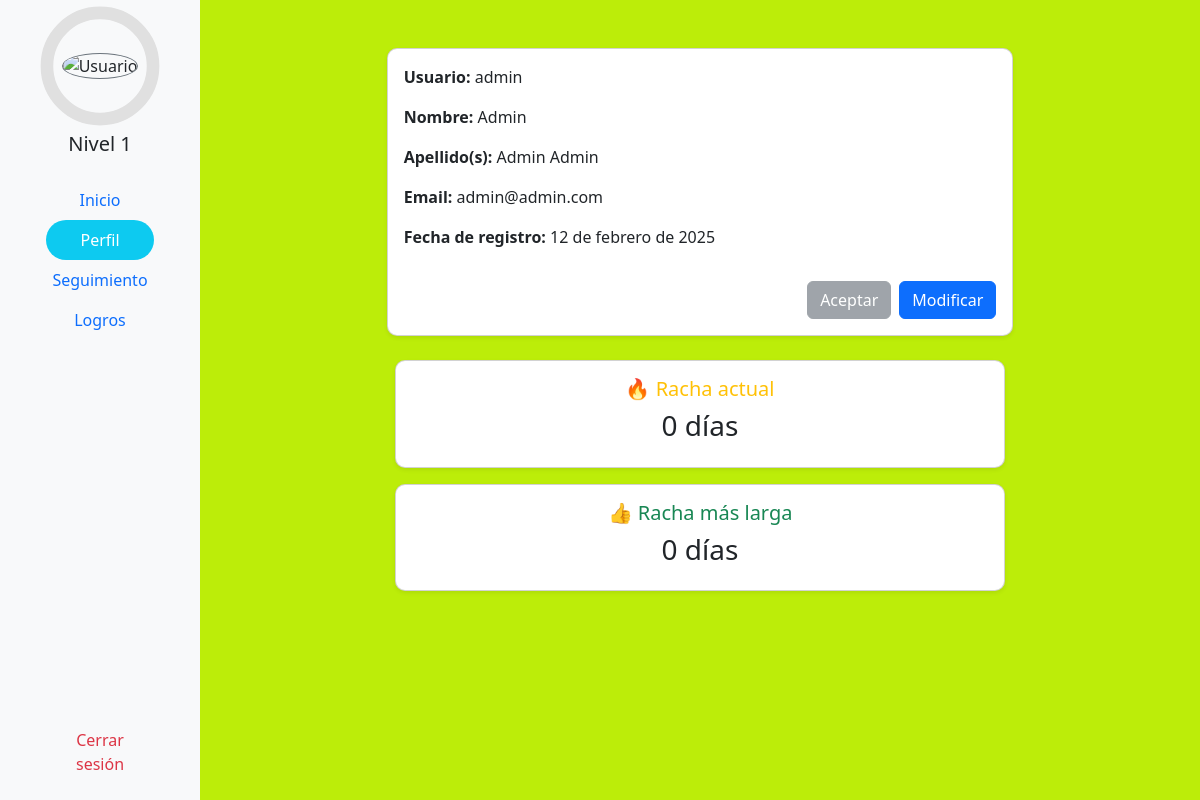
The app's page /perfil/ (signed in), older data.
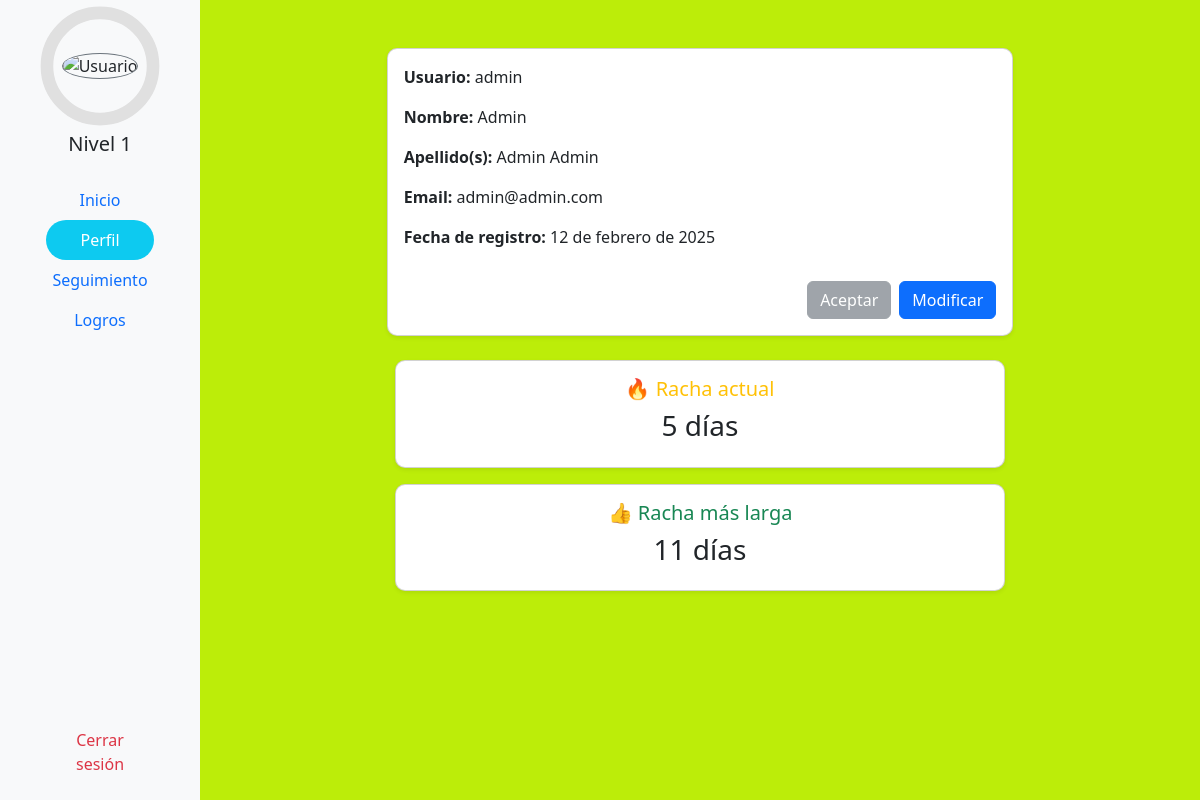
The same page, newer data.
### fitt/models.py (models this page shows, shortened)
class Usuario(AbstractUser):
    nombre = models.CharField(max_length=50, verbose_name="Nombre")
    apellidos = models.CharField(max_length=100, verbose_name="Apellidos")
    email = models.EmailField(unique=True, verbose_name="Email")
    avatar = models.ImageField(upload_to="media/avatar/", blank=True, null=True, verbose_name="Foto de Perfil")
    fecha_registro = models.DateField(auto_now_add=True, verbose_name="Fecha de Registro")
    experiencia = models.PositiveIntegerField(default=0, verbose_name="Experiencia")
    nivel = models.PositiveIntegerField(default=1, verbose_name="Nivel")
    racha = models.PositiveIntegerField(default=0, verbose_name="Racha Actual")
    record = models.PositiveIntegerField(default=0, verbose_name="Racha Record")
    objetivos = models.ManyToManyField('Objetivo', through='ObjetivoUsuario', blank=True)
    class Meta:
        verbose_name = "Usuario"
        verbose_name_plural = "Usuarios"

### fitt/views.py (the view)
# urls.py: path('perfil/', PerfilView.as_view(), name='perfil'),
class PerfilView(LoginRequiredMixin, TemplateView):
    template_name = 'fitt/perfil/perfil.html'
    login_url = '/accounts/login/'
    def get_context_data(self, **otros):
        contexto = super().get_context_data(**otros)
        contexto['usuario'] = self.request.user
        print(self.request.user.avatar)
        return contexto

### fitt/templates/fitt/perfil/perfil.html (shortened to what this page needs)
{% extends "fitt/base.html" %}
{% block contenido %}
<div class="container-fluid">
    <div class="row">
        <nav class="col-md-3 col-lg-2 d-md-block bg-light sidebar sticky-top">
            <div class="text-center p-3">
                <div class="position-relative" id="menu_header">
                    <img src="https://images.unsplash.com/vector-1738941629169-33b5746e93a8?q=80&w=2960&auto=format&fit=crop&ixlib=rb-4.0.3&ixid=M3wxMjA3fDB8MHxwaG90by1wYWdlfHx8fGVufDB8fHx8fA%3D%3D" alt="Usuario" class="rounded-circle border border-secondary" width="100" height="100">
                    <div class="progress-circle position-absolute top-50 start-50 translate-middle">
                        <svg viewBox="0 0 36 36" class="circular-chart">
                            <path class="circle-bg" d="M18 2.0845a15.9155 15.9155 0 1 1 0 31.831a15.9155 15.9155 0 1 1 0-31.831"></path>
                            <path class="circle" d="M18 2.0845a15.9155 15.9155 0 1 1 0 31.831a15.9155 15.9155 0 1 1 0-31.831"></path>
                        </svg>
                    </div>
                </div>
                <h1 class="h5 mt-3">Nivel {{ usuario.nivel }}</h1>
                <ul class="nav flex-column mt-4">
                    <li class="nav-item">
                        <a class="nav-link active" href="{% url 'index' %}">Inicio</a>
                    </li>
                    <li class="nav-item">
                        <a class="nav-link btn btn-outline-info rounded-pill w-75 mx-auto text-center text-white bg-info" href="{% url 'perfil' %}">Perfil</a>
                    </li>
                    <li class="nav-item">
                        <a class="nav-link" href="{% url 'seguimiento' %}">Seguimiento</a>
                    </li>
                    <li class="nav-item">
                        <a class="nav-link" href="{% url 'logros' %}">Logros</a>
                    </li>
                    <li class="nav-item position-absolute bottom-0 start-50 translate-middle-x mb-3">
                        <a class="nav-link text-danger" href="#" onclick="document.getElementById('logout-form').submit(); return false;">Cerrar sesión</a>
                    </li>
                </ul>
            </div>
        </nav>
        <main class="col-md-9 ms-sm-auto col-lg-10 px-md-4">
            <div class="row mt-5 d-flex flex-column align-items-center" id="perfilUsuario">
                <div class="col-md-8 mx-auto">
                    <div class="card p-3 shadow-sm w-100" id="datosUsuario">
                        <p><strong>Usuario:</strong> {{ usuario.username }}</p>
                        <p><strong>Nombre:</strong> {{ usuario.nombre }}</p>
                        <p><strong>Apellido(s):</strong> {{ usuario.apellidos }}</p>
                        <p><strong>Email:</strong> {{ usuario.email }}</p>
                        <p><strong>Fecha de registro:</strong> {{ usuario.fecha_registro }}</p>
                        <div class="d-flex justify-content-end mt-3">
                            <button class="btn btn-secondary me-2" disabled>Aceptar</button>
                            <a href="{% url 'perfil_update' usuario.pk %}" class="btn btn-primary">Modificar</a>
                        </div>
                    </div>
                </div>
                <div class="row mt-4 d-flex flex-column align-items-center" id="containerRacha">
                    <div class="col-md-8 mx-auto d-flex flex-column">
                        <div class="card p-3 text-center shadow-sm w-100">
                            <h5 class="text-warning">🔥 Racha actual</h5>
                            <h3>{{ usuario.racha }} días</h3>
                        </div>
                    </div>
                    <div class="col-md-8 mx-auto d-flex flex-column mt-3">
                        <div class="card p-3 text-center shadow-sm w-100">
                            <h5 class="text-success">👍 Racha más larga</h5>
                            <h3>{{ usuario.record }} días</h3>
                        </div>
                    </div>
                </div>
            </div>
        </main>
    </div>
</div>
{% endblock %}

Row changes from the older to the newer data that the page shows:
changed Usuario "admin": racha "0" → "5"; record "0" → "11"
